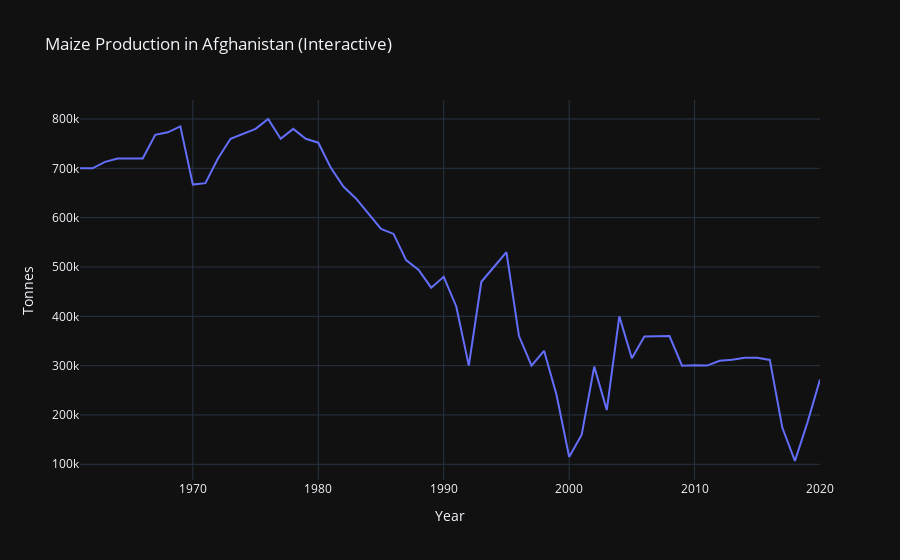

Notebook cell for this chart:
### Code cell
# Time Series: Maize Production in Afghanistan
mask = (df["Area"] == "Afghanistan") & (df["Item"] == "Maize") & (df["Element"] == "Production")
df_plot = df[mask].sort_values("Year")

# Static plot
sns.lineplot(data=df_plot, x="Year", y="Value", marker="o")
plt.title("Maize Production in Afghanistan Over Time")
plt.ylabel("Production (Tonnes)")
plt.tight_layout()
plt.show()

# Interactive plot
fig = px.line(
    df_plot,
    x="Year",
    y="Value",
    title="Maize Production in Afghanistan (Interactive)",
    labels={"Value": "Tonnes"},
    template="plotly_dark"
)
fig.show()

### Figure 1 — Plotly figure (JSON) as saved in the notebook; plotly's stock layout.template omitted (floating-point values rounded to 4 significant figures)
{"data": [{"hovertemplate": "Year=%{x}<br>Tonnes=%{y}<extra></extra>", "legendgroup": "", "line": {"color": "#636efa", "dash": "solid"}, "marker": {"symbol": "circle"}, "mode": "lines", "name": "", "orientation": "v", "showlegend": false, "type": "scatter", "x": [1961, 1962, 1963, 1964, 1965, 1966, 1967, 1968, 1969, 1970, 1971, 1972, 1973, 1974, 1975, 1976, 1977, 1978, 1979, 1980, 1981, 1982, 1983, 1984, 1985, 1986, 1987, 1988, 1989, 1990, 1991, 1992, 1993, 1994, 1995, 1996, 1997, 1998, 1999, 2000, 2001, 2002, 2003, 2004, 2005, 2006, 2007, 2008, 2009, 2010, 2011, 2012, 2013, 2014, 2015, 2016, 2017, 2018, 2019, 2020], "xaxis": "x", "y": [700000, 700000, 713000, 720000, 720000, 720000, 768000, 773000, 785000, 667000, 670000, 720000, 760000, 770000, 780000, 800000, 760000, 780000, 760000, 752000, 701000, 663000, 639000, 608000, 577000, 567000, 514000, 494000, 458000, 480000, 420000, 300000, 470000, 500000, 530000, 360000, 300000, 330000, 240000, 115000, 160000, 298000, 210000, 400000, 315000, 359000, 360000, 360000, 300000, 301000, 300120, 310000, 312000, 316000, 316000, 311646, 173912, 106670, 184671, 271776], "yaxis": "y"}], "layout": {"legend": {"tracegroupgap": 0}, "title": {"text": "Maize Production in Afghanistan (Interactive)"}, "xaxis": {"anchor": "y", "domain": [0, 1], "title": {"text": "Year"}}, "yaxis": {"anchor": "x", "domain": [0, 1], "title": {"text": "Tonnes"}}}}
